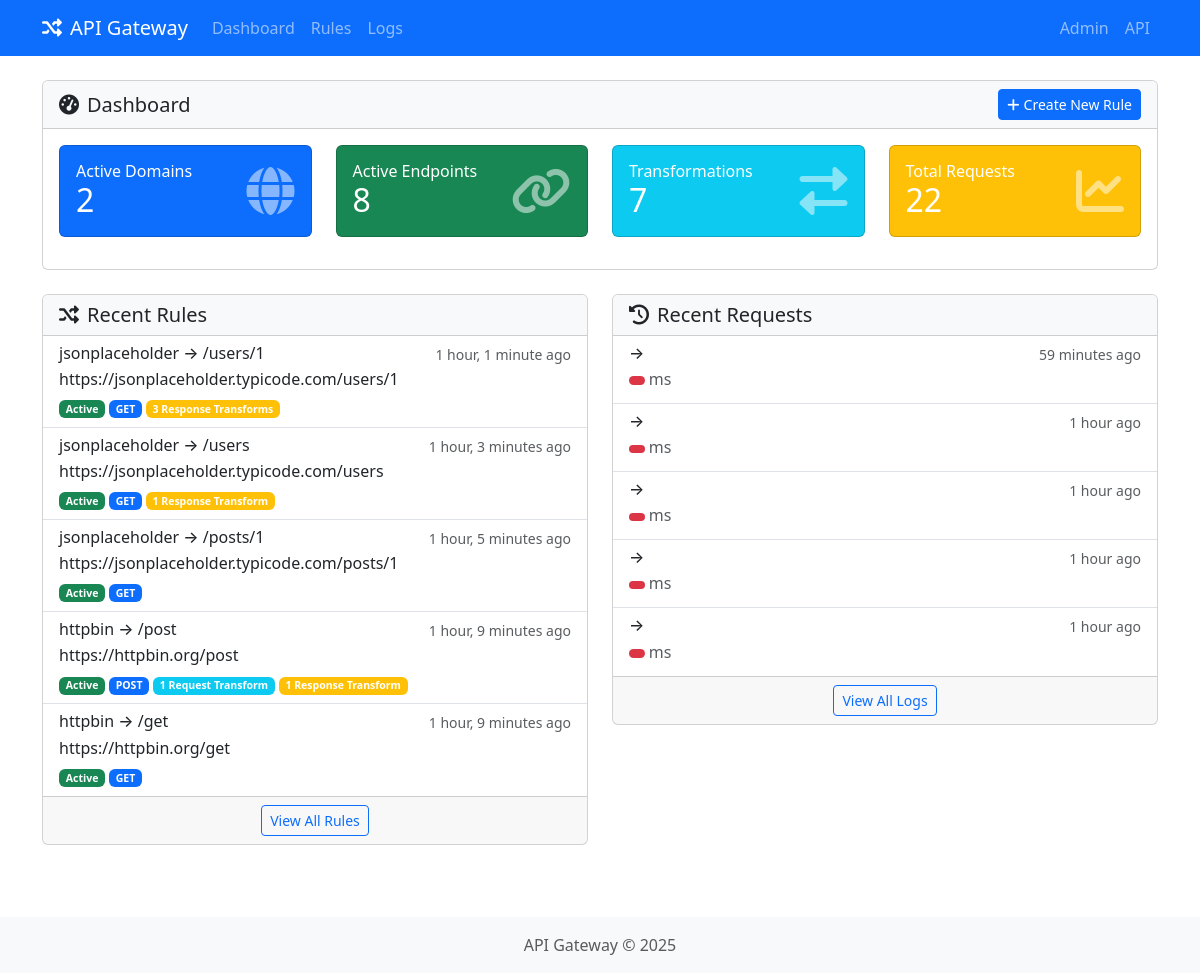
The page / on the database its author committed.
### gateway/models.py (models this page shows, shortened)
class ApiEndpoint(models.Model):
    HTTP_METHODS = (
        ('GET', 'GET'),
        ('POST', 'POST'),
        ('PUT', 'PUT'),
        ('PATCH', 'PATCH'),
        ('DELETE', 'DELETE'),
        ('OPTIONS', 'OPTIONS'),
        ('HEAD', 'HEAD'),
    )
    domain = models.ForeignKey(Domain, on_delete=models.CASCADE, related_name='endpoints',
                              help_text="Domain this endpoint belongs to")
    path = models.CharField(max_length=255, help_text="Path of the endpoint (e.g., '/users')")
    method = models.CharField(max_length=10, choices=HTTP_METHODS, default='GET',
                             help_text="HTTP method for this endpoint")
    target_url = models.CharField(max_length=255, validators=[URLValidator()],
                                 help_text="Target URL to forward the request to")
    timeout = models.IntegerField(default=30, help_text="Timeout in seconds for the request")
    is_active = models.BooleanField(default=True, help_text="Whether this endpoint is active")
    created_at = models.DateTimeField(auto_now_add=True)
    updated_at = models.DateTimeField(auto_now=True)
    class Meta:
        unique_together = ('domain', 'path', 'method')

class Domain(models.Model):
    name = models.CharField(max_length=255, unique=True, help_text="Domain name (e.g., 'example.com')")
    base_url = models.CharField(max_length=255, validators=[URLValidator()],
                               help_text="Base URL for the domain (e.g., 'https://api.example.com')")
    description = models.TextField(blank=True, null=True, help_text="Description of the domain")
    is_active = models.BooleanField(default=True, help_text="Whether this domain is active")
    created_at = models.DateTimeField(auto_now_add=True)
    updated_at = models.DateTimeField(auto_now=True)

class ApiLog(models.Model):
    endpoint = models.ForeignKey(ApiEndpoint, on_delete=models.SET_NULL, null=True, related_name='logs',
                                help_text="Endpoint this log belongs to")
    request_method = models.CharField(max_length=10, help_text="HTTP method of the request")
    request_path = models.CharField(max_length=255, help_text="Path of the request")
    request_headers = models.TextField(blank=True, null=True, help_text="Headers of the request")
    request_body = models.TextField(blank=True, null=True, help_text="Body of the request")
    response_status = models.IntegerField(help_text="Status code of the response")
    response_headers = models.TextField(blank=True, null=True, help_text="Headers of the response")
    response_body = models.TextField(blank=True, null=True, help_text="Body of the response")
    execution_time = models.FloatField(help_text="Execution time in seconds")
    created_at = models.DateTimeField(auto_now_add=True)

### gateway/views.py (the view)
# urls.py: path('', views.dashboard, name='dashboard'),
def dashboard(request):
    domains_count = Domain.objects.filter(is_active=True).count()
    endpoints_count = ApiEndpoint.objects.filter(is_active=True).count()
    transformations_count = RequestTransformation.objects.filter(is_active=True).count() + ResponseTransformation.objects.filter(is_active=True).count()
    logs_count = ApiLog.objects.count()
    recent_endpoints = ApiEndpoint.objects.all().order_by('-updated_at')[:5]
    recent_logs = ApiLog.objects.all().order_by('-created_at')[:5]
    context = {
        'domains_count': domains_count,
        'endpoints_count': endpoints_count,
        'transformations_count': transformations_count,
        'logs_count': logs_count,
        'recent_endpoints': recent_endpoints,
        'recent_logs': recent_logs,
    }
    return render(request, 'gateway/dashboard.html', context)

### gateway/templates/gateway/dashboard.html (shortened to what this page needs)
{% extends 'gateway/base.html' %}
{% block content %}
<div class="row mb-4">
    <div class="col-md-12">
        <div class="card">
            <div class="card-header d-flex justify-content-between align-items-center">
                <h5 class="mb-0">
                    <i class="fas fa-tachometer-alt me-2"></i>Dashboard
                </h5>
                <a href="{% url 'gateway:create_rule' %}" class="btn btn-primary btn-sm">
                    <i class="fas fa-plus me-1"></i>Create New Rule
                </a>
            </div>
            <div class="card-body">
                <div class="row">
                    <div class="col-md-3">
                        <div class="card bg-primary text-white mb-3">
                            <div class="card-body">
                                <div class="d-flex justify-content-between align-items-center">
                                    <div>
                                        <h6 class="mb-0">Active Domains</h6>
                                        <h2 class="mb-0">{{ domains_count }}</h2>
                                    </div>
                                    <i class="fas fa-globe fa-3x opacity-50"></i>
                                </div>
                            </div>
                        </div>
                    </div>
                    <div class="col-md-3">
                        <div class="card bg-success text-white mb-3">
                            <div class="card-body">
                                <div class="d-flex justify-content-between align-items-center">
                                    <div>
                                        <h6 class="mb-0">Active Endpoints</h6>
                                        <h2 class="mb-0">{{ endpoints_count }}</h2>
                                    </div>
                                    <i class="fas fa-link fa-3x opacity-50"></i>
                                </div>
                            </div>
                        </div>
                    </div>
                    <div class="col-md-3">
                        <div class="card bg-info text-white mb-3">
                            <div class="card-body">
                                <div class="d-flex justify-content-between align-items-center">
                                    <div>
                                        <h6 class="mb-0">Transformations</h6>
                                        <h2 class="mb-0">{{ transformations_count }}</h2>
                                    </div>
                                    <i class="fas fa-exchange-alt fa-3x opacity-50"></i>
                                </div>
                            </div>
                        </div>
                    </div>
                    <div class="col-md-3">
                        <div class="card bg-warning text-white mb-3">
                            <div class="card-body">
                                <div class="d-flex justify-content-between align-items-center">
                                    <div>
                                        <h6 class="mb-0">Total Requests</h6>
                                        <h2 class="mb-0">{{ logs_count }}</h2>
                                    </div>
                                    <i class="fas fa-chart-line fa-3x opacity-50"></i>
                                </div>
                            </div>
                        </div>
                    </div>
                </div>
            </div>
        </div>
    </div>
</div>
<div class="row">
    <div class="col-md-6">
        <div class="card mb-4">
            <div class="card-header">
                <h5 class="mb-0">
                    <i class="fas fa-random me-2"></i>Recent Rules
                </h5>
            </div>
            <div class="card-body p-0">
                <div class="list-group list-group-flush">
                    {% for endpoint in recent_endpoints %}
                    <a href="{% url 'gateway:edit_rule' endpoint.id %}" class="list-group-item list-group-item-action">
                        <div class="d-flex w-100 justify-content-between">
                            <h6 class="mb-1">{{ endpoint.domain.name }} → {{ endpoint.path }}</h6>
                            <small class="text-muted">{{ endpoint.updated_at|timesince }} ago</small>
                        </div>
                        <p class="mb-1">{{ endpoint.target_url }}</p>
                        <small class="text-muted">
                            <span class="badge {% if endpoint.is_active %}bg-success{% else %}bg-danger{% endif %}">
                                {% if endpoint.is_active %}Active{% else %}Inactive{% endif %}
                            </span>
                            <span class="badge bg-primary">{{ endpoint.method }}</span>
                            {% with req_count=endpoint.request_transformations.count %}
                                {% if req_count > 0 %}
                                <span class="badge bg-info">{{ req_count }} Request Transform{{ req_count|pluralize }}</span>
                                {% endif %}
                            {% endwith %}
                            {% with res_count=endpoint.response_transformations.count %}
                                {% if res_count > 0 %}
                                <span class="badge bg-warning">{{ res_count }} Response Transform{{ res_count|pluralize }}</span>
                                {% endif %}
                            {% endwith %}
                        </small>
                    </a>
                    {% endfor %}
                </div>
            </div>
            <div class="card-footer text-center">
                <a href="{% url 'gateway:rules' %}" class="btn btn-outline-primary btn-sm">View All Rules</a>
            </div>
        </div>
    </div>
    <div class="col-md-6">
        <div class="card mb-4">
            <div class="card-header">
                <h5 class="mb-0">
                    <i class="fas fa-history me-2"></i>Recent Requests
                </h5>
            </div>
            <div class="card-body p-0">
                <div class="list-group list-group-flush">
                    {% for log in recent_logs %}
                    <div class="list-group-item">
                        <div class="d-flex w-100 justify-content-between">
                            <h6 class="mb-1">{{ log.host }} → {{ log.path }}</h6>
                            <small class="text-muted">{{ log.created_at|timesince }} ago</small>
                        </div>
                        <p class="mb-1">
                            <span class="badge {% if log.status_code < 400 %}bg-success{% else %}bg-danger{% endif %}">
                            </span>
                            <span class="text-muted">{{ log.response_time|floatformat:2 }}ms</span>
                        </p>
                    </div>
                    {% empty %}
                    <div class="list-group-item text-center py-4">
                        <p class="mb-0 text-muted">No requests logged yet</p>
                    </div>
                    {% endfor %}
                </div>
            </div>
            <div class="card-footer text-center">
                <a href="{% url 'gateway:logs' %}" class="btn btn-outline-primary btn-sm">View All Logs</a>
            </div>
        </div>
    </div>
</div>
{% endblock %}

### gateway/templates/gateway/base.html (shortened to what this page needs)
<!DOCTYPE html>
<html lang="en">
<head>
    <link href="https://cdn.jsdelivr.net/npm/bootstrap@5.3.0-alpha1/dist/css/bootstrap.min.css" rel="stylesheet">
    <link rel="stylesheet" href="https://cdnjs.cloudflare.com/ajax/libs/font-awesome/6.0.0/css/all.min.css">
</head>
<body>
    <nav class="navbar navbar-expand-lg navbar-dark bg-primary mb-4">
        <div class="container">
            <a class="navbar-brand" href="{% url 'gateway:dashboard' %}">
                <i class="fas fa-random me-2"></i>API Gateway
            </a>
            <div class="collapse navbar-collapse" id="navbarNav">
                <ul class="navbar-nav">
                    <li class="nav-item">
                        <a class="nav-link" href="{% url 'gateway:dashboard' %}">Dashboard</a>
                    </li>
                    <li class="nav-item">
                        <a class="nav-link" href="{% url 'gateway:rules' %}">Rules</a>
                    </li>
                    <li class="nav-item">
                        <a class="nav-link" href="{% url 'gateway:logs' %}">Logs</a>
                    </li>
                </ul>
                <ul class="navbar-nav ms-auto">
                    <li class="nav-item">
                        <a class="nav-link" href="/admin/" target="_blank">Admin</a>
                    </li>
                    <li class="nav-item">
                        <a class="nav-link" href="/api/v1/" target="_blank">API</a>
                    </li>
                </ul>
            </div>
        </div>
    </nav>
    <div class="container">
        {% block content %}{% endblock %}
    </div>
    <footer class="mt-5 py-3 bg-light">
        <div class="container text-center">
            <p class="text-muted mb-0">API Gateway &copy; {% now "Y" %}</p>
        </div>
    </footer>
</body>
</html>

### gateway/templates/gateway/base.html (style rules this page uses)
.card-header { background-color: #f8f9fa; }

### rows shown on the page
ApiEndpoint: domain.name "jsonplaceholder", path "/users/1", updated_at "1 hour, 1 minute", target_url "https://jsonplaceholder.typicode.com/users/1", is_active "Active", method "GET", response_transformations.count "3"
ApiEndpoint: domain.name "jsonplaceholder", path "/users", updated_at "1 hour, 3 minutes", target_url "https://jsonplaceholder.typicode.com/users", is_active "Active", method "GET", response_transformations.count "1"
ApiEndpoint: domain.name "jsonplaceholder", path "/posts/1", updated_at "1 hour, 5 minutes", target_url "https://jsonplaceholder.typicode.com/posts/1", is_active "Active", method "GET"
ApiEndpoint: domain.name "httpbin", path "/post", updated_at "1 hour, 9 minutes", target_url "https://httpbin.org/post", shows "Active", method "POST", request_transformations.count "1", response_transformations.count "1"
ApiEndpoint: domain.name "httpbin", path "/get", updated_at "1 hour, 9 minutes", target_url "https://httpbin.org/get", is_active "Active", method "GET"
ApiLog: created_at "59 minutes"
ApiLog: created_at "1 hour"
ApiLog: created_at "1 hour"
ApiLog: created_at "1 hour"
ApiLog: created_at "1 hour"

### other values the page prints
{{ domains_count }} "2"
{{ endpoints_count }} "8"
{{ transformations_count }} "7"
{{ logs_count }} "22"
